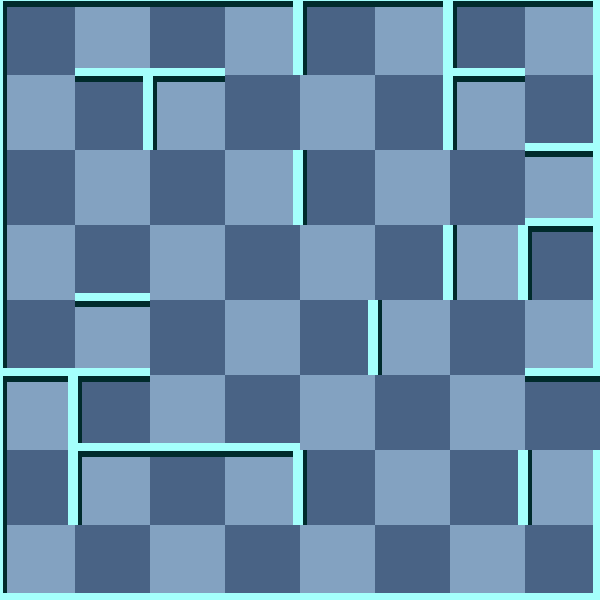

Rendered tile map (Tiled .tmx) drawn with the repository's tilesets; below, a short description and the map source with its tile grids summarised:
An orthogonal 8x8 tile map with 75x75 px tiles, 2 tile layers (background, 块层 1) and 5 objects (Exit, Door, Player, Key, WhiteMummy).

<map version="1.0" orientation="orthogonal" width="8" height="8" tilewidth="75" tileheight="75">
 <tileset firstgid="1" name="wall" tilewidth="75" tileheight="75">
  <image source="gfx/wall.png" width="300" height="375" />
  <tile id="0">
   <properties>
    <property name="ValOfWall" value="0" />
   </properties>
  </tile>
  <tile id="1">
   <properties>
    <property name="ValOfWall" value="1" />
   </properties>
  </tile>
  <tile id="2">
   <properties>
    <property name="ValOfWall" value="2" />
   </properties>
  </tile>
  <tile id="3">
   <properties>
    <property name="ValOfWall" value="3" />
   </properties>
  </tile>
  <tile id="4">
   <properties>
    <property name="ValOfWall" value="4" />
   </properties>
  </tile>
  <tile id="5">
   <properties>
    <property name="ValOfWall" value="5" />
   </properties>
  </tile>
  <tile id="6">
   <properties>
    <property name="ValOfWall" value="6" />
   </properties>
  </tile>
  <tile id="7">
   <properties>
    <property name="ValOfWall" value="7" />
   </properties>
  </tile>
  <tile id="8">
   <properties>
    <property name="ValOfWall" value="8" />
   </properties>
  </tile>
  <tile id="9">
   <properties>
    <property name="ValOfWall" value="9" />
   </properties>
  </tile>
  <tile id="10">
   <properties>
    <property name="ValOfWall" value="10" />
   </properties>
  </tile>
  <tile id="11">
   <properties>
    <property name="ValOfWall" value="11" />
   </properties>
  </tile>
  <tile id="12">
   <properties>
    <property name="ValOfWall" value="12" />
   </properties>
  </tile>
  <tile id="13">
   <properties>
    <property name="ValOfWall" value="13" />
   </properties>
  </tile>
  <tile id="14">
   <properties>
    <property name="ValOfWall" value="14" />
   </properties>
  </tile>
  <tile id="15">
   <properties>
    <property name="ValOfWall" value="15" />
   </properties>
  </tile>
  <tile id="18">
   <properties>
    <property name="ValOfWall" value="-1" />
   </properties>
  </tile>
 </tileset>
 <layer name="background" width="8" height="8">
  <data>[64 cells, 64 non-empty, 2 distinct tile ids]</data>
 </layer>
 <layer name="块层 1" width="8" height="8">
  <data>[64 cells, 64 non-empty, 14 distinct tile ids]</data>
 </layer>
 <objectgroup name="对象层 1" width="8" height="8">
  <object name="Exit" x="600" y="375" />
  <object name="Door" x="300" y="150">
   <properties>
    <property name="direction" value="1" />
    <property name="value" value="15" />
   </properties>
  </object>
  <object name="Player" x="375" y="150">
   <properties>
    <property name="value" value="1" />
   </properties>
  </object>
  <object name="Key" x="225" y="225">
   <properties>
    <property name="value" value="12" />
   </properties>
  </object>
  <object name="WhiteMummy" x="300" y="525">
   <properties>
    <property name="value" value="21" />
   </properties>
  </object>
 </objectgroup>
</map>
